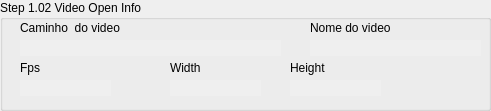
       <widget class="QGroupBox" name="groVideoInfo">
        <property name="geometry">
         <rect>
          <x>10</x>
          <y>110</y>
          <width>491</width>
          <height>111</height>
         </rect>
        </property>
        <property name="title">
         <string>Step 1.02 Video Open Info</string>
        </property>
        <widget class="QLabel" name="lblNomeVideo">
         <property name="geometry">
          <rect>
           <x>310</x>
           <y>40</y>
           <width>171</width>
           <height>16</height>
          </rect>
         </property>
         <property name="autoFillBackground">
          <bool>true</bool>
         </property>
         <property name="text">
          <string/>
         </property>
        </widget>
        <widget class="QLabel" name="label_12">
         <property name="geometry">
          <rect>
           <x>310</x>
           <y>20</y>
           <width>101</width>
           <height>16</height>
          </rect>
         </property>
         <property name="text">
          <string>Nome do video</string>
         </property>
        </widget>
        <widget class="QLabel" name="lblCaminho">
         <property name="geometry">
          <rect>
           <x>20</x>
           <y>40</y>
           <width>261</width>
           <height>16</height>
          </rect>
         </property>
         <property name="autoFillBackground">
          <bool>true</bool>
         </property>
         <property name="text">
          <string/>
         </property>
        </widget>
        <widget class="QLabel" name="label_13">
         <property name="geometry">
          <rect>
           <x>20</x>
           <y>20</y>
           <width>101</width>
           <height>16</height>
          </rect>
         </property>
         <property name="text">
          <string>Caminho  do video</string>
         </property>
        </widget>
        <widget class="QLabel" name="label_14">
         <property name="geometry">
          <rect>
           <x>20</x>
           <y>60</y>
           <width>101</width>
           <height>16</height>
          </rect>
         </property>
         <property name="text">
          <string>Fps</string>
         </property>
        </widget>
        <widget class="QLabel" name="lblFps">
         <property name="geometry">
          <rect>
           <x>20</x>
           <y>80</y>
           <width>91</width>
           <height>16</height>
          </rect>
         </property>
         <property name="autoFillBackground">
          <bool>true</bool>
         </property>
         <property name="text">
          <string/>
         </property>
        </widget>
        <widget class="QLabel" name="lblWidth">
         <property name="geometry">
          <rect>
           <x>170</x>
           <y>80</y>
           <width>91</width>
           <height>16</height>
          </rect>
         </property>
         <property name="autoFillBackground">
          <bool>true</bool>
         </property>
         <property name="text">
          <string/>
         </property>
        </widget>
        <widget class="QLabel" name="label_15">
         <property name="geometry">
          <rect>
           <x>170</x>
           <y>60</y>
           <width>101</width>
           <height>16</height>
          </rect>
         </property>
         <property name="text">
          <string>Width</string>
         </property>
        </widget>
        <widget class="QLabel" name="lblHeight">
         <property name="geometry">
          <rect>
           <x>290</x>
           <y>80</y>
           <width>91</width>
           <height>16</height>
          </rect>
         </property>
         <property name="autoFillBackground">
          <bool>true</bool>
         </property>
         <property name="text">
          <string/>
         </property>
        </widget>
        <widget class="QLabel" name="label_16">
         <property name="geometry">
          <rect>
           <x>290</x>
           <y>60</y>
           <width>101</width>
           <height>16</height>
          </rect>
         </property>
         <property name="text">
          <string>Height</string>
         </property>
        </widget>
       </widget>
